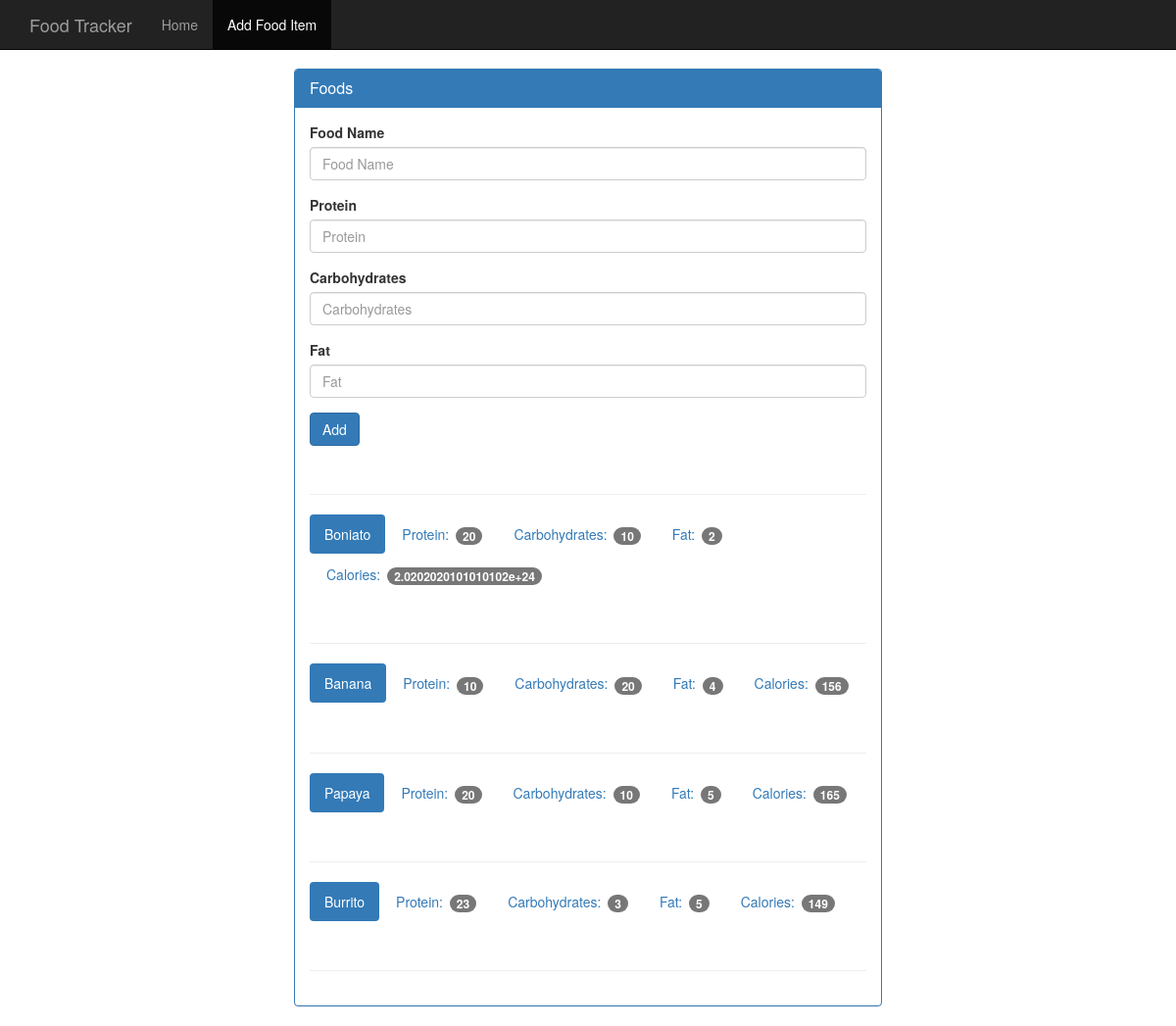
The app's page /food with its own data.
### tables this page shows
CREATE TABLE food(
    id integer primary key autoincrement,
    name text not null,
    protein integer not null,
    carbohydrates integer not null,
    fat integer not null,
    calories integer not null
);

### app.py (the view, shortened to what this page needs)
@app.route('/food', methods=['GET', 'POST'])
def food():
    db = get_db()
    cur = db.execute('select name, protein, carbohydrates, fat, calories from food')
    results = cur.fetchall()
    return render_template('add_food.html', results=results)

### app.py (called while the page is built)
def connect_db():
    sql = sqlite3.connect('food_log.db')  # database root
    sql.row_factory = sqlite3.Row
    return sql

def get_db():
    if not hasattr(g, 'sqlite3'):
        g.sqlite_db = connect_db()
    return g.sqlite_db

### templates/add_food.html (shortened to what this page needs)
<!DOCTYPE html>
<html lang="en">
  <head>
    <link href="{{ url_for('static',filename='bootstrap.min.css') }}" rel="stylesheet">
    <link href="{{ url_for('static',filename='theme.css') }}" rel="stylesheet">
  </head>
  <body>
    <nav class="navbar navbar-inverse navbar-fixed-top">
      <div class="container">
        <div class="navbar-header">
          <a class="navbar-brand" href="#">Food Tracker</a>
        </div>
        <div id="navbar" class="navbar-collapse collapse">
          <ul class="nav navbar-nav">
            <li><a href="#">Home</a></li>
            <li class="active"><a href="#">Add Food Item</a></li>
          </ul>
        </div>
      </div>
    </nav>
    <div class="container theme-showcase col-sm-6 col-sm-offset-3" role="main">
      <div class="row">
        <div>
          <div class="panel panel-primary">
            <div class="panel-heading">
              <h3 class="panel-title">Foods</h3>
            </div>
            <div class="panel-body">
              <form method="POST" action="{{ url_for('food') }}">
                <div class="form-group">
                  <label for="food-name">Food Name</label>
                  <input type="text" class="form-control" id="food-name" placeholder="Food Name" name="food-name">
                </div>
                <div class="form-group">
                  <label for="protein">Protein</label>
                  <input type="number" class="form-control" id="protein" placeholder="Protein" name="protein">
                </div>
                <div class="form-group">
                  <label for="carbohydrates">Carbohydrates</label>
                  <input type="number" class="form-control" id="carbohydrates" placeholder="Carbohydrates" name="carbohydrates">
                </div>
                <div class="form-group">
                  <label for="fat">Fat</label>
                  <input type="number" class="form-control" id="fat" placeholder="Fat" name="fat">
                </div>
                <button type="submit" class="btn btn-primary">Add</button>
              </form>
              <div class="page-header"></div>
              {% for food in results %}
              <ul class="nav nav-pills" role="tablist">
                <li class="active"><a>{{food.name}}</a></li>
                <li><a>Protein: <span class="badge">{{food.protein}}</span></a></li>
                <li><a>Carbohydrates: <span class="badge">{{food.carbohydrates}}</span></a></li>
                <li><a>Fat: <span class="badge">{{food.fat}}</span></a></li>
                <li><a>Calories: <span class="badge">{{food.calories}}</span></a></li>
              </ul>
              <div class="page-header"></div>
              {% endfor %}
            </div>
          </div>
        </div>
      </div>
    </div>
  </body>
</html>

### static/theme.css (style rules this page uses)
body { padding-top: 70px; padding-bottom: 30px; }

### records on screen
food: name "Boniato", protein "20", carbohydrates "10", fat "2", calories "2.0202020101010102e+24"
food: name "Banana", protein "10", carbohydrates "20", fat "4", calories "156"
food: name "Papaya", protein "20", carbohydrates "10", fat "5", calories "165"
food: name "Burrito", protein "23", carbohydrates "3", fat "5", calories "149"
